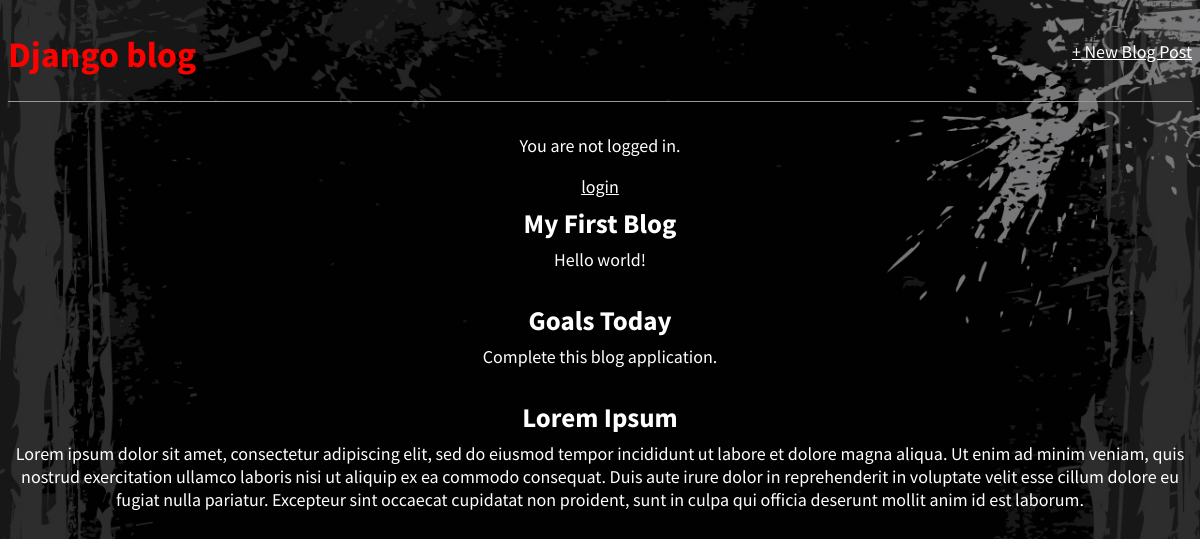
The page / on the database its author committed.
### blogapp/models.py (models this page shows, shortened)
class Post(models.Model):
    author=models.ForeignKey('auth.User',on_delete=models.CASCADE,)
    title=models.CharField(max_length=200)
    text=models.TextField()

### blogapp/views.py (the view)
# urls.py: path('',views.BlogListView.as_view(),name='home'),
class BlogListView(ListView):
    model=Post
    template_name='home.html'

### templates/home.html
{% extends 'base.html' %}
{% block content %}
  {% for post in object_list %}
    <div class="post-entry">
      <h2><a href="{% url 'post_detail' post.pk %}">{{ post.title }}</a></h2>
      <p>{{ post.text }}</p>
    </div>
  {% endfor %}
{% endblock content %}

### templates/base.html (shortened to what this page needs)
{% load staticfiles %}
<html>
  <head>
    <link rel="stylesheet" href="{% static 'css/base.css' %}">
  </head>
  <body>
    <div class="container">
      <header>
        <div class="nav-left">
          <center><h1><a href="/">Django blog</a></h1></center>
        </div>
        <div class="nav-right">
          <a href="{% url 'post_new' %}">+ New Blog Post</a>
        </div>
      </header>
      {% if user.is_authenticated %}
      <p>Hi {{ user.username }}!</p>
      <p><a href="{% url 'logout' %}">logout</a></p>
      {% else %}
      <p>You are not logged in.</p>
      <a href="{% url 'login' %}">login</a>
      {% endif %}
      {% block content %}
      {% endblock content %}
    </div>
  </body>
</html>

### static/css/base.css (style rules this page uses)
html { background: url(bg.jpg) no-repeat center fixed; -webkit-background-size: cover; -moz-background-size: cover; -o-background-size: cover; background-size: cover; text-color: white; text-align: center; }
html a { color: white; }
body { font-family: 'Source Sans Pro', sans-serif; font-size: 18px; color: white; }
header { border-bottom: 1px solid #999; margin-bottom: 2rem; display: flex; }
header h1 a { color: red; text-decoration: none; }
.nav-left { margin-right: auto; }
.nav-right { display: flex; padding-top: 2rem; }
.post-entry { margin-bottom: 2rem; }
.post-entry h2 { margin: .5rem 0; }
.post-entry h2 a, .post-entry h2 a:visited { color: white; text-decoration: none; }
.post-entry p { margin: 0; font-weight: 400; }
.nav-right a { color: white; }

### rows shown on the page
Post: title "My First Blog", text "Hello world!"
Post: title "Goals Today", text "Complete this blog application."
Post: title "Lorem Ipsum", text "Lorem ipsum dolor sit amet, consectetur adipiscing elit, sed do eiusmod tempor incididunt ut labore et dolore magna aliqua. Ut enim ad minim veniam, quis nostrud exercitation ullamco laboris nisi ut aliquip ex ea commodo consequat. Duis aute irure dolor in reprehenderit in voluptate velit esse cillum dolore eu fugiat nulla pariatur. Excepteur sint occaecat cupidatat non proident, sunt in culpa qui officia deserunt mollit anim id est laborum."
